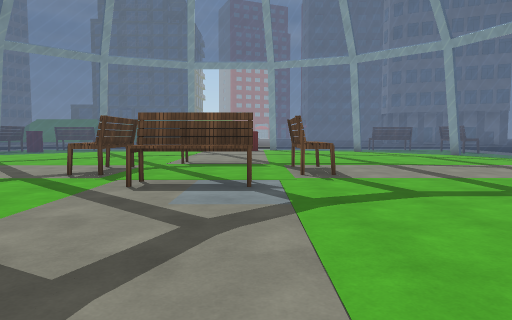
View 1 (above)

24 first-person views from a walk through a Unity game level. The camera is 1.5 m above the floor, tilts 4° down and sees 70° across. The floor is counted in squares, 2 m on a side. Each view is taken from the middle of a square. On the plan, view 1 faces up. The plan holds only what a view shows up to about 11 squares ahead; the rest is blank. The place goes on beyond the plan. The player character is not drawn. Some animated figures are not drawn. Some surface patterns are stand-ins.

View 2
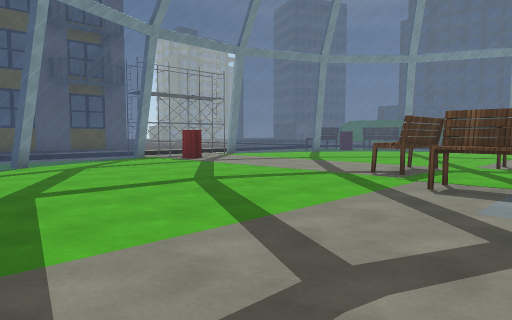

View 3
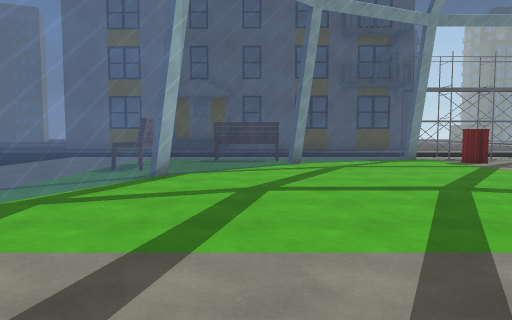

View 4
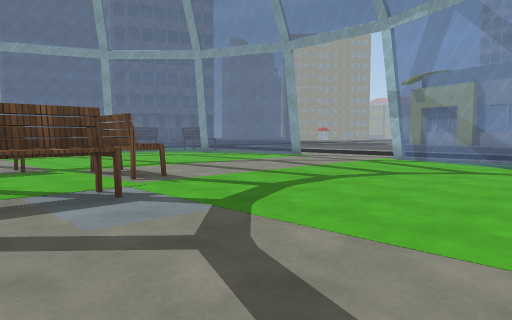

View 5
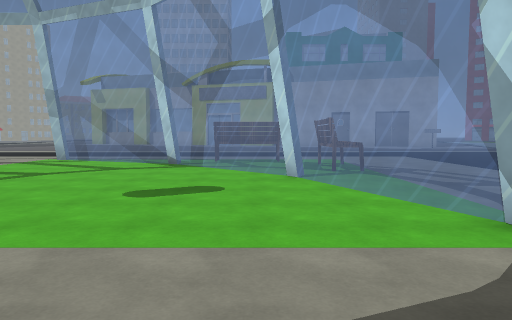

View 6
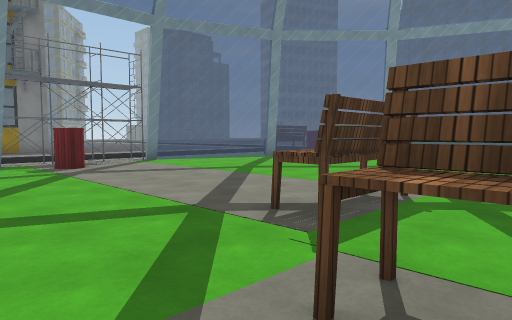

View 7
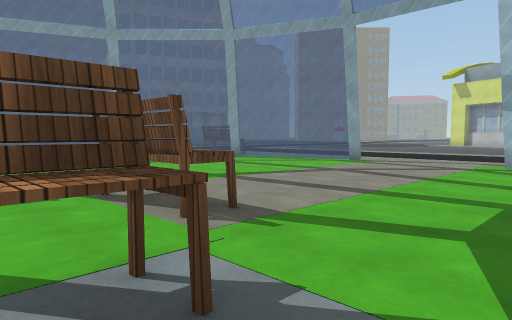

View 8
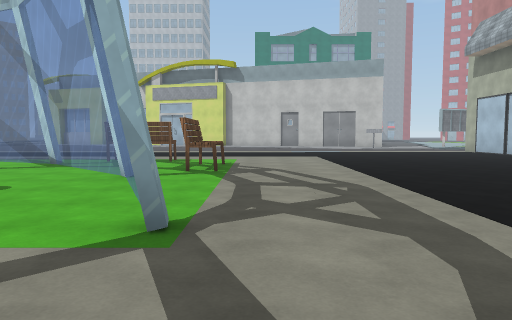

View 9
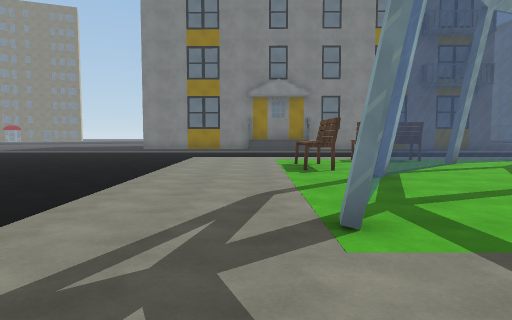

View 10
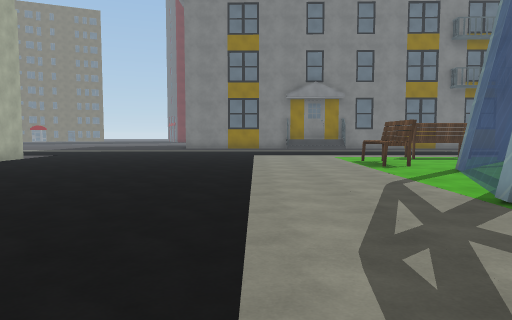

View 11
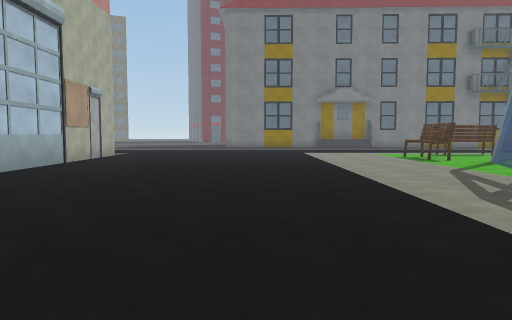

View 12
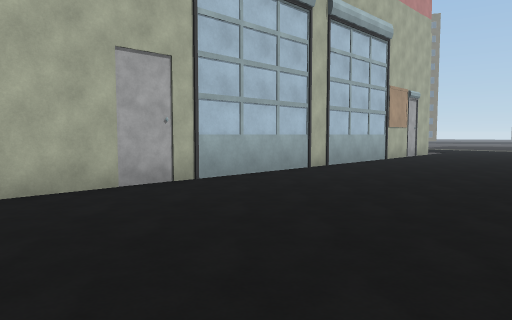

View 13
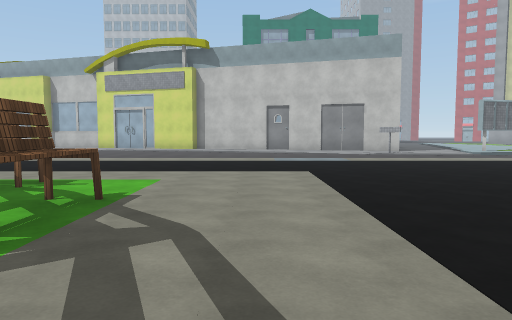

View 14
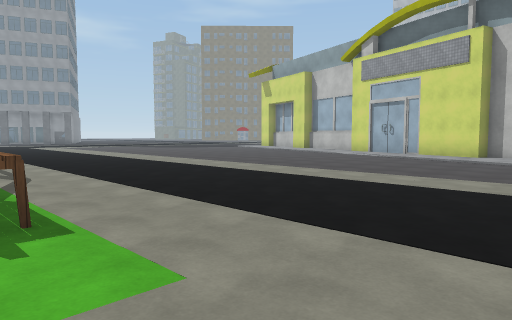

View 15
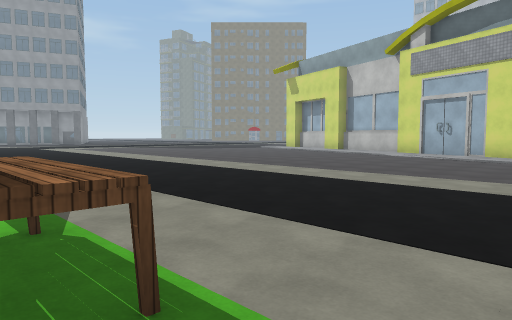

View 16
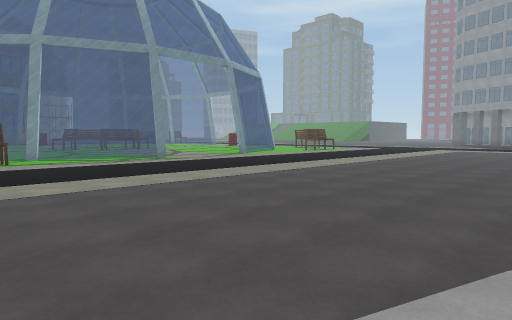

View 17
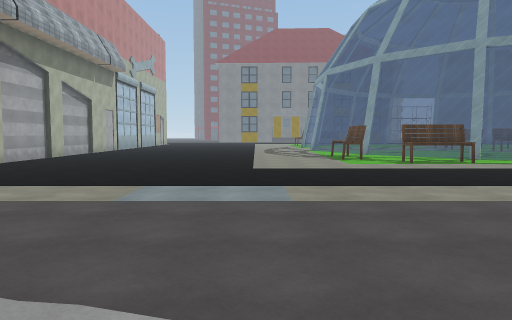

View 18
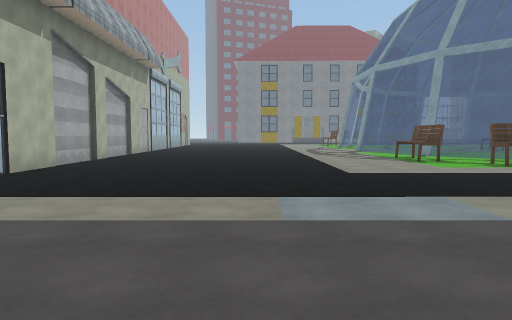

View 19
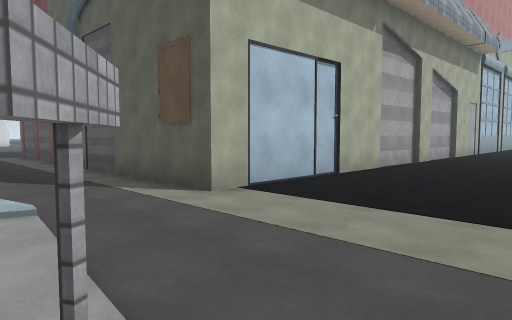

View 20
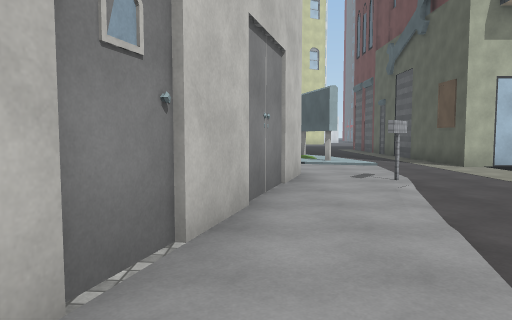

View 21
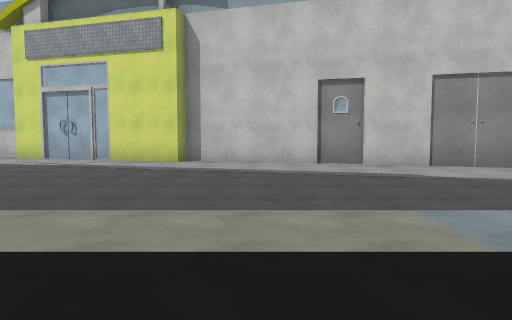

View 22
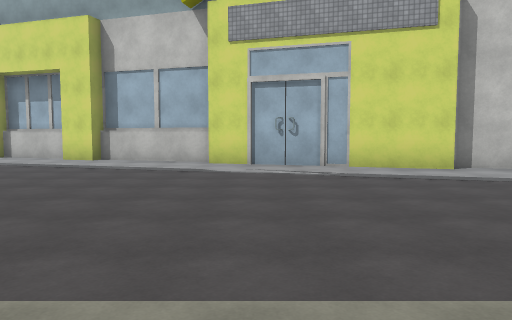

View 23
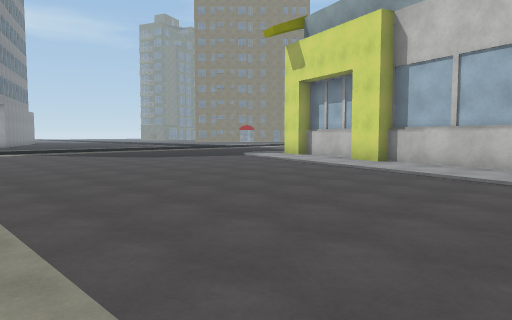

View 24
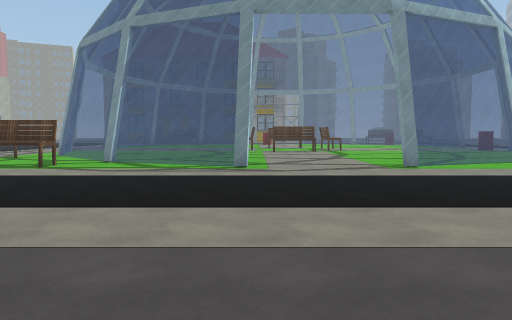

### Floor plan
Key: @ floor where view 1 was taken; # wall or solid block; . main floor; : floor 0.25 m higher than the main floor; / step, stairs or slope; = window, fence, low wall or low ledge; B bench; A barrel; O other object.
Columns run from 14 left of view 1 to 24 right of it. Each row starts with its distance up from view 1.
 11      .................=..    .......
 10    .=.......BBB.......==...  ......./.#
  9   OO................................/.#
  8   OO.......B...B.....................##
  7 ..OOA......B...B.................../.#
  6 ..O#.........BB........#.........../.#
  5    .=.......BBB.......=..............#
  4    .=.................=.............##
  3   ..=.................=.........../.#
  2   ...=...............=............/.#
  1    BB.=.............=.BB...........##
  0    BB..=......@....=..BB........./.#
 -1    ....#==.......==#............./.#
 -2    ..BB...==...==...BB.............#
 -3    ............................./.##
 -4    ............................./.#
 -5    ...............................#
 -6    ...............................#
 -7    ............................/.##
 -8    ............................/.#
 -9    ............................#.#
-10    ..............................#
-11     ........................../..
-12     #########################./..
-13                             #./#:
-14                             #..#:
-15                             #..

Where each view was taken, in squares from view 1:
view 1: 0 up, 0 right, facing up
view 2: 0 up, 0 right, facing up-left
view 3: 1 up, 0 right, facing left
view 4: 1 up, 2 left, facing up-right
view 5: 0 up, 2 left, facing right
view 6: 4 up, 1 left, facing up-left
view 7: 4 up, 1 left, facing up-right
view 8: 3 down, 2 left, facing right
view 9: 3 down, 0 right, facing left
view 10: 5 down, 1 right, facing left
view 11: 7 down, 3 right, facing left
view 12: 7 down, 4 right, facing down-left
view 13: 4 down, 3 right, facing right
view 14: 4 down, 8 right, facing up-right
view 15: 2 down, 8 right, facing up-right
view 16: 1 down, 20 right, facing up-left
view 17: 5 down, 19 right, facing left
view 18: 7 down, 18 right, facing left
view 19: 8 down, 17 right, facing down-left
view 20: 3 down, 19 right, facing down
view 21: 3 down, 11 right, facing right
view 22: 3 up, 13 right, facing right
view 23: 3 up, 14 right, facing up-right
view 24: 6 up, 17 right, facing left
